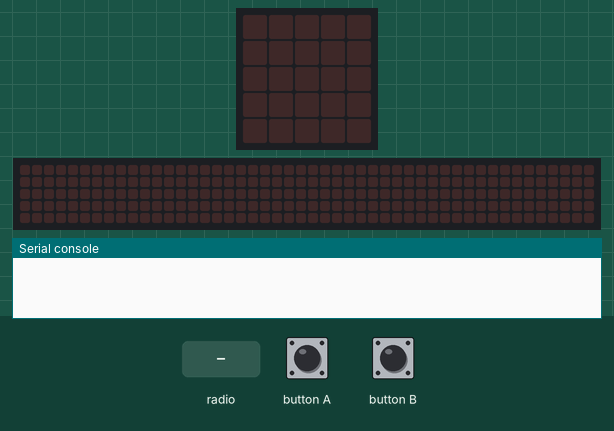
This program was run on a simulated BBC micro:bit (MakeCode). Parts: the board's 5×5 LED display, a strip that is not on the board, showing the scrolling text unrolled, the last lines printed to the serial console. Inputs (shaded band) come from the test bench. No radio messages arrive unless stated (any console line starting 'radio sent:' is added by the test bench); the 48×5 strip is a reading aid, not a part: it shows the text the display is scrolling, unrolled, one strip-width of it at a time.

Above: at 1.2 s.
1.3 s: radio message "maitre" arrives
At 1.37 s:
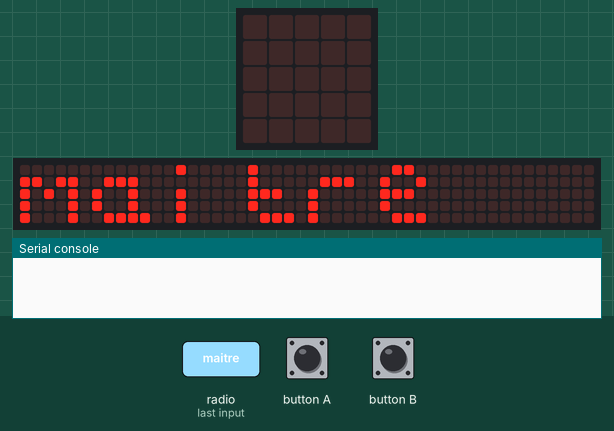
4.3 s: button B pressed for 0.15 s
At 4.67 s:
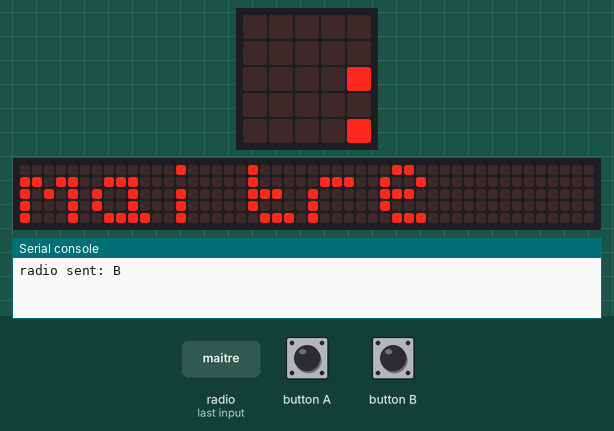
7.3 s: radio message "maitre=1" arrives
At 8.8 s:
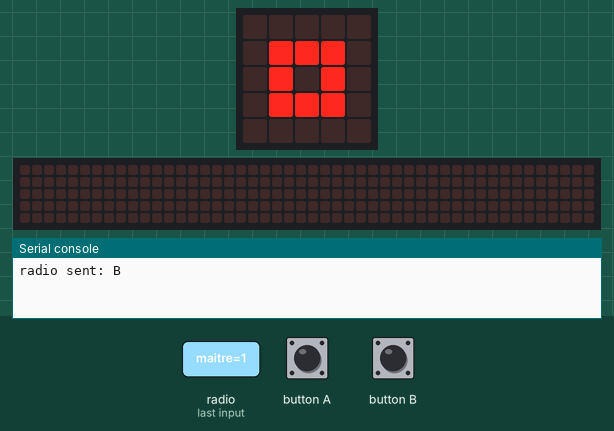
9.1 s: radio message "A" arrives
At 10.0 s:
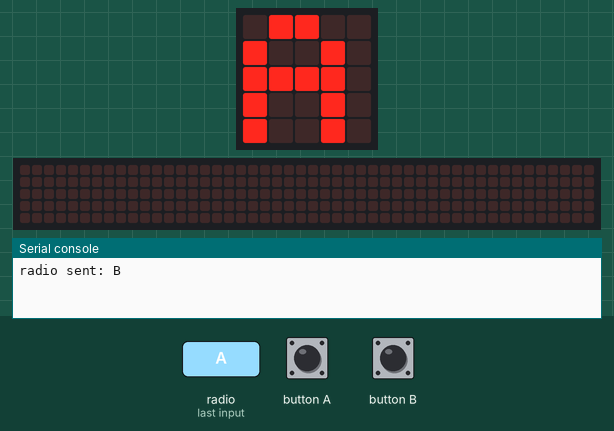
10.6 s: button B pressed for 0.15 s
At 11.9 s:
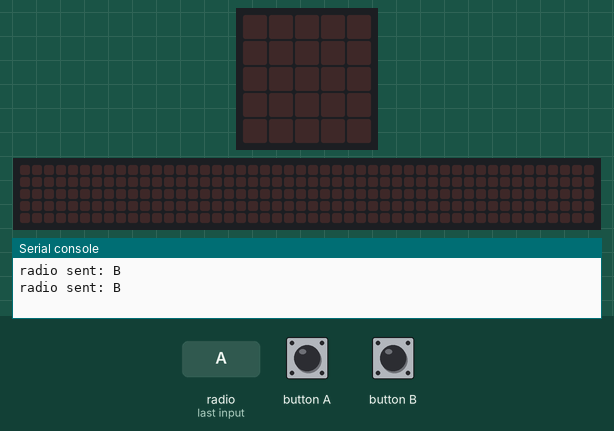
12.2 s: radio message "B" arrives
At 13.6 s:
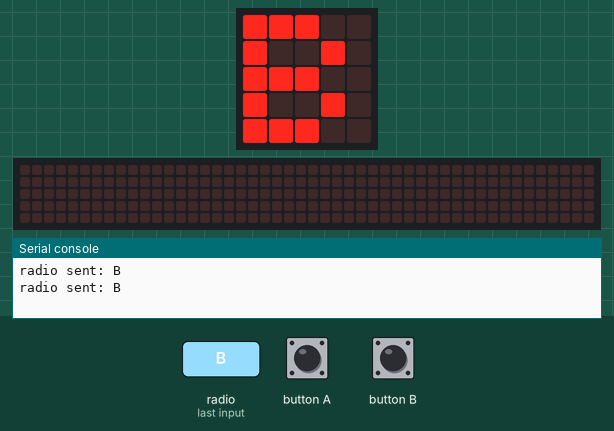
Timing chart, 0 to 14.7 s (numbered marks = the images above; inputs shaded):
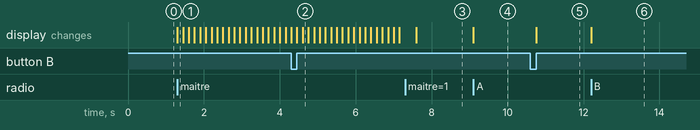

Measured:
- after the input at 1.3 s, the display: changes at once (image 1)
- after the input at 7.3 s, the display: changes after 0.30 s (image 3)
- after the input at 9.1 s, the display: changes at once (image 4)
- after the input at 10.6 s, the display: changes after 0.15 s (image 5)
- after the input at 12.2 s, the display: changes at once (image 6)

The program:

main.ts
```typescript
input.onButtonPressed(Button.A, function () {
    radio.sendString("A")
})
radio.onReceivedString(function (receivedString) {
    basic.showString(receivedString)
})
input.onButtonPressed(Button.B, function () {
    radio.sendString("B")
    basic.clearScreen()
})
radio.onReceivedValue(function (name, value) {
    if (name == "maitre") {
        if (true) {
            basic.showIcon(IconNames.SmallSquare)
        } else {
            basic.showIcon(IconNames.No)
        }
    }
})
let groupe = 1
radio.setGroup(groupe)
```

test.ts
```typescript
// les tests vont ici ; cela ne sera pas compilé si ce paquet est utilisé en tant qu'extension.
```
